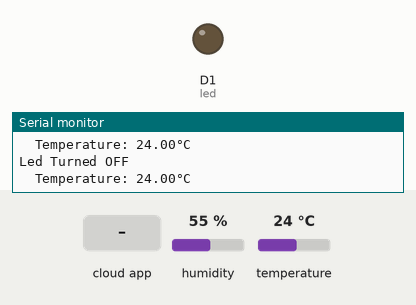
Recording of a sketch running on a simulated ESP8266 (NodeMCU). On the bench: output pins drawn as LEDs (lit = HIGH), the last lines printed to the serial monitor. The inputs (shaded band) are chosen by the test bench; at power-on: humidity 55 %, temperature 24 °C. WiFi joins after 1.5 s; servers stay silent unless stated; the Firebase database answers and starts empty.

Above: at 2.8 s.
2.9 s: the phone or cloud app sets LED_STATUS to 1
At 3.5 s:
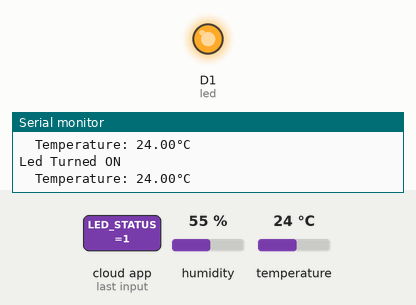
4.5 s: the phone or cloud app sets LED_STATUS to 0
At 5.5 s:
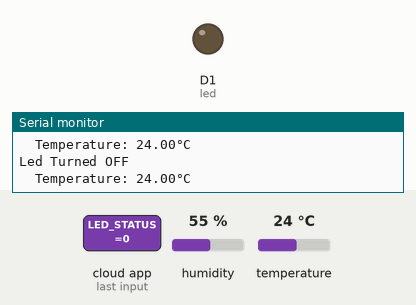
Timing chart, 0 to 7.5 s (numbered marks = the images above; inputs shaded):
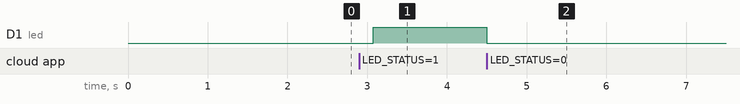

Measured:
- after the input at 2.9 s, D1 (led): LOW → HIGH after 0.18 s
- after the input at 4.5 s, D1 (led): HIGH → LOW at once

The sketch:

Arduino_IO_Send___get_data_for_firebase.ino
```cpp
#include <ESP8266WiFi.h>                                                // esp8266 library
#include <FirebaseArduino.h>                                             // firebase library
#include "DHT.h"
#define DHTPIN D2
#define DHTTYPE DHT11

#define FIREBASE_HOST "webserver-722a2.firebaseio.com"             // the project name address from firebase id
#define FIREBASE_AUTH "FG7FFgRbyK18BzMoa5zQN5yxcapLI4gI6eoL0jmU"       // the secret key generated from firebase

#define WIFI_SSID "seven_play"                                             // input your home or public wifi name
#define WIFI_PASSWORD "berbahaya03"

#define led D1 //define led pin

DHT dht(DHTPIN, DHTTYPE);
// defines variables
long duration;
int n;

int trig = D2;           // membuat varibel trig yang di set ke-pin 3
int echo = D3;           // membuat variabel echo yang di set ke-pin 2
long durasi, jarak;     // membuat variabel durasi dan jarak
void setup() {
  pinMode(led, OUTPUT);
  pinMode(trig, OUTPUT);    // set pin trig menjadi OUTPUT
  pinMode(echo, INPUT);     // set pin echo menjadi INPUT
  Serial.begin(9600); // Starts the serial communication
  WiFi.begin(WIFI_SSID, WIFI_PASSWORD);                                      //try to connect with wifi
  Serial.print("Connecting to ");
  Serial.print(WIFI_SSID);
  while (WiFi.status() != WL_CONNECTED) {
    Serial.print(".");
    delay(500);
  }
  Serial.println();
  Serial.print("Connected to ");
  Serial.println(WIFI_SSID);
  Serial.print("IP Address is : ");
  Serial.println(WiFi.localIP());                                                      //print local IP address
  Firebase.begin(FIREBASE_HOST);                                       // connect to firebase
  Firebase.setInt("LED_STATUS", 0);                                          //send initial string of led status
}

void Led(){
  // put your main code here, to run repeatedly:
   n = Firebase.getInt("LED_STATUS");                                      // get ld status input from firebase

   //handle status
  if (n == 1) {                                                          // compare the input of led status received from firebase
    Serial.println("Led Turned ON");
    digitalWrite(led, HIGH);                                                  // make bultin led ON
    //digitalWrite(led, HIGH);                                                         // make external led ON
  }

  else{
    Serial.println("Led Turned OFF");
    digitalWrite(led, LOW);
  }
}
void ultrasonik()
{
  // program dibawah ini agar trigger memancarakan suara ultrasonic
  digitalWrite(trig, LOW);
  delayMicroseconds(8);
  digitalWrite(trig, HIGH);
  delayMicroseconds(8);
  digitalWrite(trig, LOW);
  delayMicroseconds(8);

  durasi = pulseIn(echo, HIGH); // menerima suara ultrasonic
  jarak = (durasi / 2) / 29.1;  // mengubah durasi menjadi jarak (cm)
  Serial.println(jarak);        // menampilkan jarak pada Serial Monitor
  String dist=String(jarak) + String(" Cm");
  Firebase.setString("dht/temperature", dist);
  delay(500);
}
void dht11(){
 float h = dht.readHumidity();
  float t = dht.readTemperature();
  String suhu=String(t) + String("°C ");
  Serial.print(F("  Temperature: "));
  Serial.print(t);
  Serial.println(F("°C "));
  Firebase.setString("dht/temperature", suhu);
  delay(50);
}

void loop() {
  dht11();
  //ultrasonik();
  Led();
}
```
